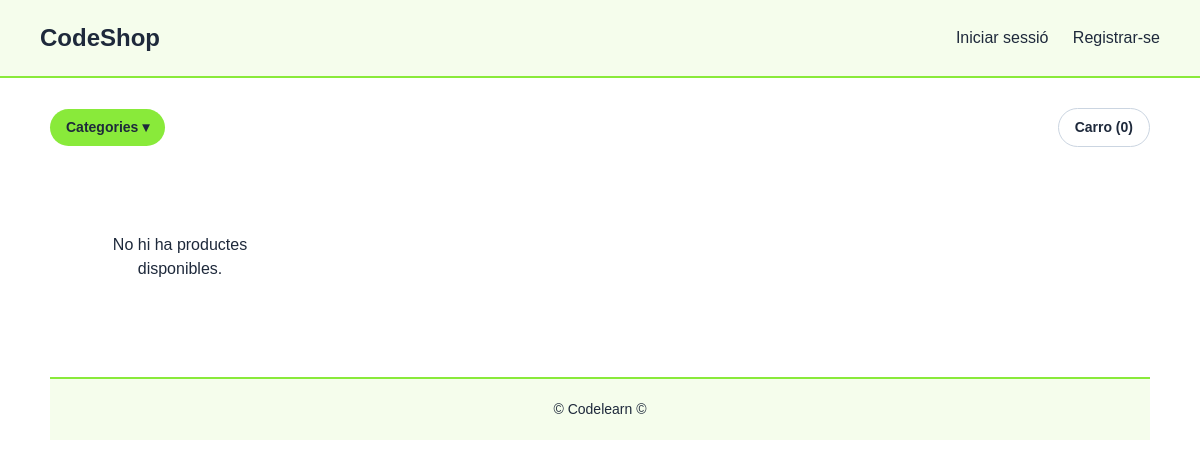
/, run on an earlier commit of the app's database.
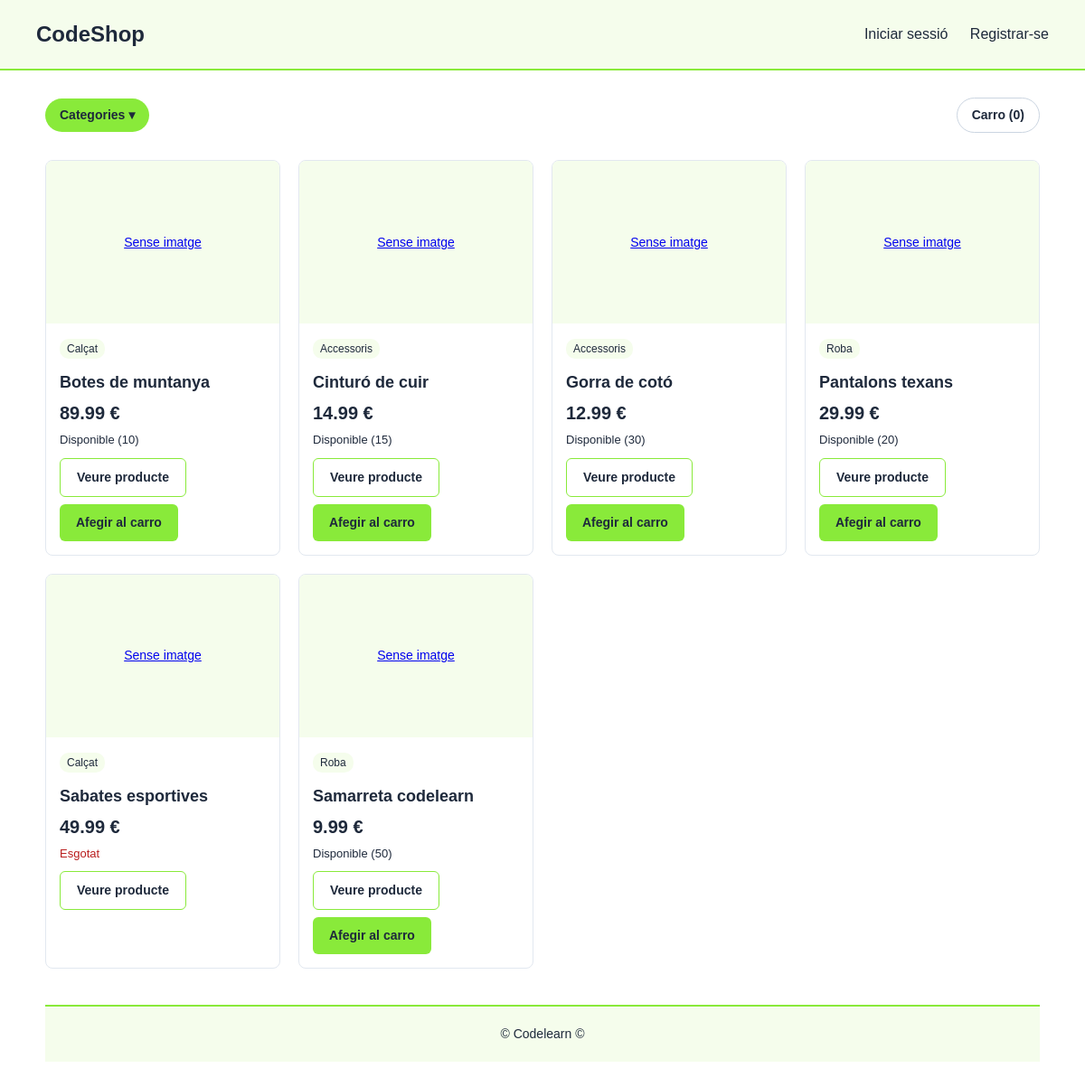
And on a later commit of the database.
### tables this page shows
CREATE TABLE productes (
    id           INT AUTO_INCREMENT PRIMARY KEY,
    nom          VARCHAR(200)   NOT NULL,
    descripcio   TEXT,
    preu         DECIMAL(10,2)  NOT NULL,
    estoc        INT            NOT NULL DEFAULT 0,
    imatge       VARCHAR(255),
    categoria_id INT,
    creat_a      TIMESTAMP DEFAULT CURRENT_TIMESTAMP,
    FOREIGN KEY (categoria_id) REFERENCES categories(id) ON DELETE SET NULL
);

CREATE TABLE categories (
    id  INT AUTO_INCREMENT PRIMARY KEY,
    nom VARCHAR(100) NOT NULL
);

### includes/auth.php (called while the page is built, shortened)
<?php
function estaAutenticat(): bool {
    return isset($_SESSION['usuari_id']);
}
function esAdmin(): bool {
    return isset($_SESSION['rol']) && $_SESSION['rol'] === 'admin';
}

### index.php (the view, shortened to what this page needs)
<?php
require_once 'includes/db.php';
require_once 'includes/auth.php';
$sql = "SELECT p.*, c.nom AS categoria_nom
        FROM productes p
        LEFT JOIN categories c ON p.categoria_id = c.id";
$params = [];
$sql .= " ORDER BY p.nom ASC";
$stmt = $pdo->prepare($sql);
$stmt->execute($params);
$productes = $stmt->fetchAll();
$base = './';
require_once 'includes/header.php';
?>
<section class="filtres">
    <details class="desplegable-categories">
        <summary>Categories ▾</summary>
    </details>
    <?php if (!esAdmin()): ?>
        <a href="carro.php" class="carro-enllac">
            Carro (<?= array_sum($_SESSION['carro'] ?? []) ?>)
        </a>
    <?php endif; ?>
</section>
<section class="productes-graella">
    <?php if (empty($productes)): ?>
        <p class="missatge-buit">No hi ha productes disponibles.</p>
    <?php else: ?>
        <?php foreach ($productes as $producte): ?>
            <article class="producte-targeta">
                <a href="producte.php?id=<?= $producte['id'] ?>" class="producte-imatge">
                    <?php if ($producte['imatge']): ?>
                        <img src="uploads/<?= htmlspecialchars($producte['imatge']) ?>"
                             alt="<?= htmlspecialchars($producte['nom']) ?>">
                    <?php else: ?>
                        <div class="imatge-buida">Sense imatge</div>
                    <?php endif; ?>
                </a>
                <div class="producte-info">
                    <span class="categoria"><?= htmlspecialchars($producte['categoria_nom'] ?? 'Sense categoria') ?></span>
                    <h2><?= htmlspecialchars($producte['nom']) ?></h2>
                    <p class="preu"><?= number_format($producte['preu'], 2) ?> €</p>
                    <?php if ($producte['estoc'] > 0): ?>
                        <span class="estoc disponible">Disponible (<?= $producte['estoc'] ?>)</span>
                    <?php else: ?>
                        <span class="estoc esgotat">Esgotat</span>
                    <?php endif; ?>
                    <a href="producte.php?id=<?= $producte['id'] ?>" class="boto boto-blanc">
                        Veure producte
                    </a>
                    <?php if ($producte['estoc'] > 0 && !esAdmin()): ?>
                        <a href="afegir_carro.php?id=<?= $producte['id'] ?>" class="boto boto-carro">
                            Afegir al carro
                        </a>
                    <?php endif; ?>
                </div>
            </article>
        <?php endforeach; ?>
    <?php endif; ?>
</section>
<?php
require_once 'includes/footer.php';
?>

### includes/header.php (shortened to what this page needs)
<?php
require_once __DIR__ . '/auth.php';
$titol = esAdmin() ? "Panell d'Admin" : 'CodeShop';
$base = $base ?? './';
$inici = esAdmin() ? $base . 'admin/index.php' : $base . 'index.php';
?>
<!DOCTYPE html>
<html lang="ca">
<head>
    <link rel="stylesheet" href="<?= $base ?>css/estils.css">
</head>
<body>
    <header>
        <h1><a href="<?= $inici ?>"><?= htmlspecialchars($titol) ?></a></h1>
        <nav>
            <?php if (estaAutenticat()): ?>
                <span>Hola, <?= htmlspecialchars($_SESSION['nom']) ?></span>
                <?php if (!esAdmin()): ?>
                    <a href="<?= $base ?>perfil.php">El meu compte</a>
                <?php endif; ?>
                <a href="<?= $base ?>logout.php">Tancar sessió</a>
            <?php else: ?>
                <a href="<?= $base ?>login.php">Iniciar sessió</a>
                <a href="<?= $base ?>registre.php">Registrar-se</a>
            <?php endif; ?>
        </nav>
    </header>
    <main>

### includes/footer.php
<footer>
    <p class="nom">&copy; Codelearn &copy;</p>
</footer>
</body>
</html>

### css/estils.css (style rules this page uses)
body { background-color: #fff; color: #1e293b; font-family: Arial, sans-serif; margin: 0; line-height: 1.5; }
h2 { margin-top: 0; }
header { background-color: #f5fdec; border-bottom: 2px solid #89ea3a; padding: 20px 40px; display: flex; justify-content: space-between; align-items: center; flex-wrap: wrap; }
header h1 { margin: 0; font-size: 24px; }
header h1 a { color: #1e293b; text-decoration: none; }
nav a { color: #1e293b; text-decoration: none; margin-left: 20px; }
main { max-width: 1100px; margin: 0 auto; padding: 30px 20px; }
.filtres { margin-bottom: 30px; display: flex; justify-content: space-between; align-items: center; gap: 10px; }
.desplegable-categories { position: relative; }
.desplegable-categories summary { list-style: none; cursor: pointer; background-color: #89ea3a; color: #1e293b; padding: 8px 16px; border-radius: 20px; font-size: 14px; font-weight: bold; }
.filtres a { background-color: #fff; color: #1e293b; border: 1px solid #cbd5e1; padding: 8px 16px; border-radius: 20px; text-decoration: none; font-size: 14px; }
.carro-enllac { font-weight: bold; }
.productes-graella { display: grid; grid-template-columns: repeat(auto-fill, minmax(240px, 1fr)); gap: 20px; }
.producte-targeta { border: 1px solid #e2e8f0; border-radius: 8px; overflow: hidden; }
.producte-imatge { display: block; }
.producte-targeta img, .imatge-buida { width: 100%; height: 180px; object-fit: cover; display: block; }
.imatge-buida { background-color: #f5fdec; display: flex; align-items: center; justify-content: center; font-size: 14px; }
.producte-info { padding: 15px; }
.producte-info h2 { font-size: 18px; margin: 5px 0; }
.categoria { display: inline-block; background-color: #f5fdec; font-size: 12px; padding: 2px 8px; border-radius: 10px; margin-bottom: 8px; }
.preu { font-size: 20px; font-weight: bold; margin: 5px 0; }
.estoc { display: block; font-size: 13px; margin-bottom: 10px; }
.estoc.esgotat { color: #b91c1c; }
.boto { display: inline-block; background-color: #89ea3a; color: #1e293b; padding: 10px 18px; border: none; border-radius: 6px; text-decoration: none; font-size: 14px; font-weight: bold; cursor: pointer; }
.boto-blanc { background-color: #fff; border: 1px solid #89ea3a; }
.boto-carro { display: block; width: fit-content; margin-top: 8px; }
footer { background-color: #f5fdec; border-top: 2px solid #89ea3a; padding: 20px; text-align: center; margin-top: 40px; }
footer .nom { margin: 0; font-size: 14px; }
.missatge-buit { text-align: center; padding: 40px; }

What changed in the data, as far as the page shows it:
added productes: shows "Sense imatge", categoria.nom "Calçat", nom "Botes de muntanya", preu "89.99", estoc "10"
added productes: shows "Sense imatge", categoria.nom "Accessoris", nom "Cinturó de cuir", preu "14.99", estoc "15"
added productes: shows "Sense imatge", categoria.nom "Accessoris", nom "Gorra de cotó", preu "12.99", estoc "30"
added productes: shows "Sense imatge", categoria.nom "Roba", nom "Pantalons texans", preu "29.99", estoc "20"
added productes: shows "Sense imatge", categoria.nom "Calçat", nom "Sabates esportives", preu "49.99", estoc "Esgotat"
added productes: shows "Sense imatge", categoria.nom "Roba", nom "Samarreta codelearn", preu "9.99", estoc "50"
Also different on the page:
text no longer shown: "No hi ha productes disponibles."
